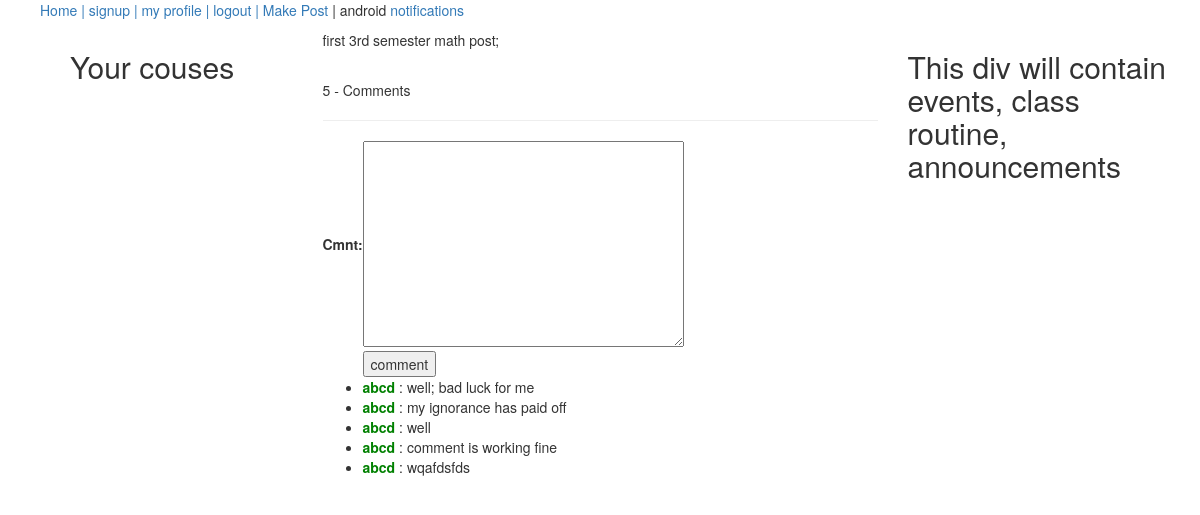
/post/16/ (signed in), run on the app's committed database.
### playground/models.py (models this page shows, shortened)
class Post(models.Model):
	user = models.ForeignKey(User, on_delete=models.CASCADE)
	course = models.ForeignKey(Course, on_delete=models.CASCADE)
	content = models.TextField()

class Comment(models.Model):
	cmnt = models.TextField()
	user = models.ForeignKey(User, on_delete = models.CASCADE, default=1)
	post = models.ForeignKey(Post, on_delete = models.CASCADE, default=1)

### playground/views.py (the view)
# urls.py: path('post/<int:post_id>/', views.post_details, name='post_details'),
@login_required
def post_details(request, post_id):
	p = get_object_or_404(Post, id=post_id)
	postVotes = PostVote.objects.filter(post=p, vote_value=1).count() - PostVote.objects.filter(post=p, vote_value=-1).count()
	voted = True if p.postvote_set.filter(user=request.user).count() else False
	voteStatus = 1
	if voted:
		voteStatus = get_object_or_404(PostVote, user=request.user, post=p).vote_value
	if request.method == 'POST':
		form = CommentForm(request.POST)
		if form.is_valid():
			f = form.save(commit=False)
			f.user = request.user
			f.post = p
			f.save()
			return redirect(reverse('post_details', kwargs={'post_id': post_id}))
	else:
		form = CommentForm()
	resp = render(request, 'playground/post_details.html',
		{'post': p, 'postVotes':postVotes, 'voteStatus': voteStatus, 'form': form}
	)
	return resp

### playground/forms.py
class CommentForm(forms.ModelForm):
	class Meta:
		model = Comment
		fields = ('cmnt',)

### playground/templates/playground/post_details.html (shortened to what this page needs)
{% extends "playground/base.html" %}
{% block mainDiv %}
<div>
	<p>{{ post.content | urlize }}</p>
</div>
<br>
<div>
	<p>{{ post.comment_set.all.count }} - Comments</p>
	<hr>
	<div>
		<div>
			<form method="post">{% csrf_token %}
				<table>
					{{ form.as_table }}
					<tr>
						<td></td>
						<td><input type="submit" value="comment"></td>
					</tr>
				</table>
			</form>
		</div>
		<ul>
			{% for comment in post.comment_set.all %}
				<li>
					<b style="color: green">{{ comment.user }}</b> : {{ comment.cmnt }}
				</li>
			{% endfor %}
		</ul>
	</div>
</div>
{% endblock %}

### playground/templates/playground/base.html (shortened to what this page needs)
<!DOCTYPE html>
<html>
<head>
	<link rel="stylesheet" href="https://maxcdn.bootstrapcdn.com/bootstrap/3.4.0/css/bootstrap.min.css">
</head>
<body>
	<nav>
		<ul>
			<li class="nav"><a href="{% url 'index' %}">Home | </a></li>
			<li class="nav"><a href="{% url 'signup' %}">signup | </a></li>
			<li class="nav"><a href="{% url 'profile' request.user %}">my profile | </a></li>
			<li class="nav"><a href="{% url 'logout' %}">logout | </a></li>
			<li class="nav"><a href="{% url 'makepost' %}">Make Post</a></li>
			<li class="nav"> | {{ request.user }} </li>
			<li class="nav"><a href="notifications/all">notifications</a></li>
		</ul>
	</nav>
	<div class="container">
		<div class="row">
			<nav class="col-sm-3">
				{% include "playground/sidediv.html" %}
			</nav>
			<div class="col-sm-6">
				{% block mainDiv %} {% endblock %}
			</div>
			<div class="col-sm-3">
				{% include "playground/rtsidediv.html" %}
			</div>
		</div>
	</div>
</body>
</html>

### playground/templates/playground/base.html (style rules this page uses)
.nav { list-style-type: none; display: inline-block; }

### data on the page
Post: content "first 3rd semester math post;", comment_set.all.count "5"
Comment: user "abcd", cmnt "well; bad luck for me"
Comment: user "abcd", cmnt "my ignorance has paid off"
Comment: user "abcd", cmnt "well"
Comment: user "abcd", cmnt "comment is working fine"
Comment: user "abcd", cmnt "wqafdsfds"

### other printed values
{{ request.user }} "android"
